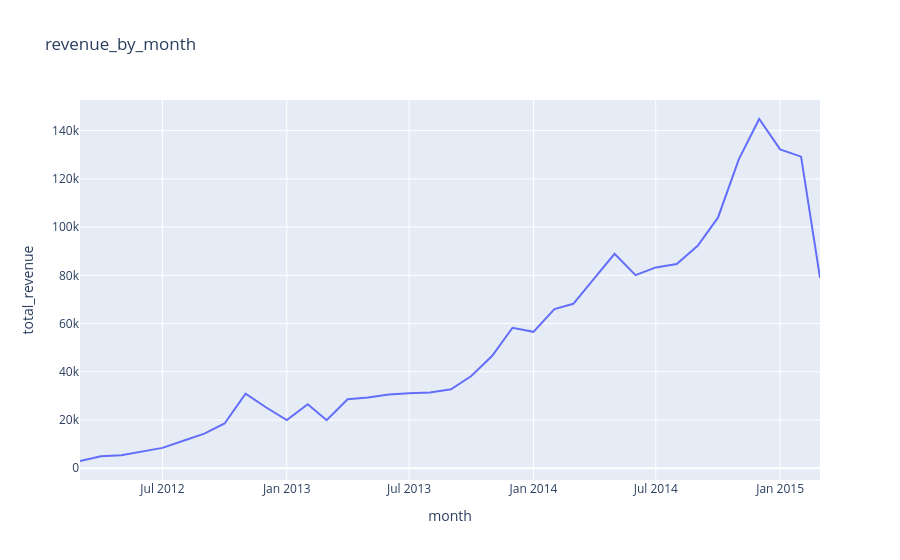

The notebook cell this image was saved under:
### Code cell
fig = px.line(orders_table_monthly, x='month', y='total_revenue', title='revenue_by_month')
fig.show()

### Figure 1 — Plotly figure (JSON) as saved in the notebook; plotly's stock layout.template omitted (floating-point values rounded to 4 significant figures)
{"data": [{"hovertemplate": "month=%{x}<br>total_revenue=%{y}<extra></extra>", "legendgroup": "", "line": {"color": "#636efa", "dash": "solid"}, "marker": {"symbol": "circle"}, "mode": "lines", "name": "", "orientation": "v", "showlegend": false, "type": "scatter", "x": ["2012-03", "2012-04", "2012-05", "2012-06", "2012-07", "2012-08", "2012-09", "2012-10", "2012-11", "2012-12", "2013-01", "2013-02", "2013-03", "2013-04", "2013-05", "2013-06", "2013-07", "2013-08", "2013-09", "2013-10", "2013-11", "2013-12", "2014-01", "2014-02", "2014-03", "2014-04", "2014-05", "2014-06", "2014-07", "2014-08", "2014-09", "2014-10", "2014-11", "2014-12", "2015-01", "2015-02", "2015-03"], "xaxis": "x", "y": [2999.0, 4949.0, 5399.0, 6999.0, 8448.0, 11400.0, 14350.0, 18550.0, 30890.0, 25290.0, 19970.0, 26520.0, 19900.0, 28580.0, 29360.0, 30540.0, 31140.0, 31370.0, 32720.0, 38240.0, 46630.0, 58260.0, 56570.0, 66010.0, 68190.0, 78730.0, 88940.0, 80050.0, 83290.0, 84720.0, 92230.0, 103900.0, 128200.0, 144800.0, 132200.0, 129200.0, 78950.0], "yaxis": "y"}], "layout": {"legend": {"tracegroupgap": 0}, "title": {"text": "revenue_by_month"}, "xaxis": {"anchor": "y", "domain": [0, 1], "title": {"text": "month"}}, "yaxis": {"anchor": "x", "domain": [0, 1], "title": {"text": "total_revenue"}}}}
